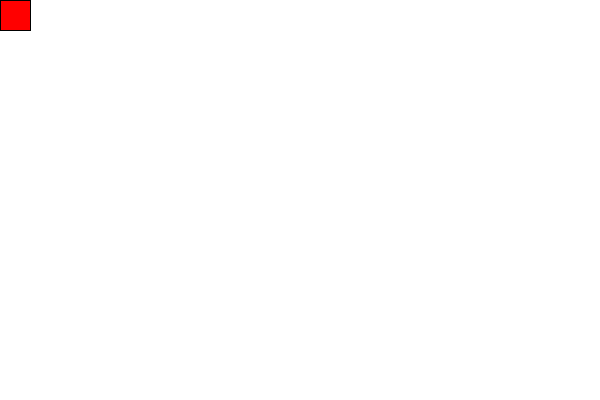
Frame 1 (no input)
Frame 60 (the mouse pressed at the canvas centre just before this capture): identical to frame 1, image omitted
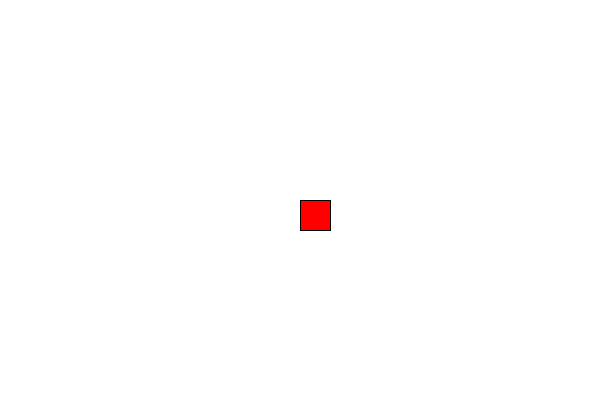
Frame 120 (the mouse held since frame 60 and released just before this capture)

The Processing sketch that drew these frames (run headless with seeded random() and noise(); from frame 60 on, the mouse is pressed at the canvas centre):

// Processing sketch: processing_149666
// ── processing_149666.pde

void setup(){
     size(600,400);
}
void draw(){
     background(255);
     fill(255,0,0);
     rect(mouseX,mouseY,30,30);
     }
